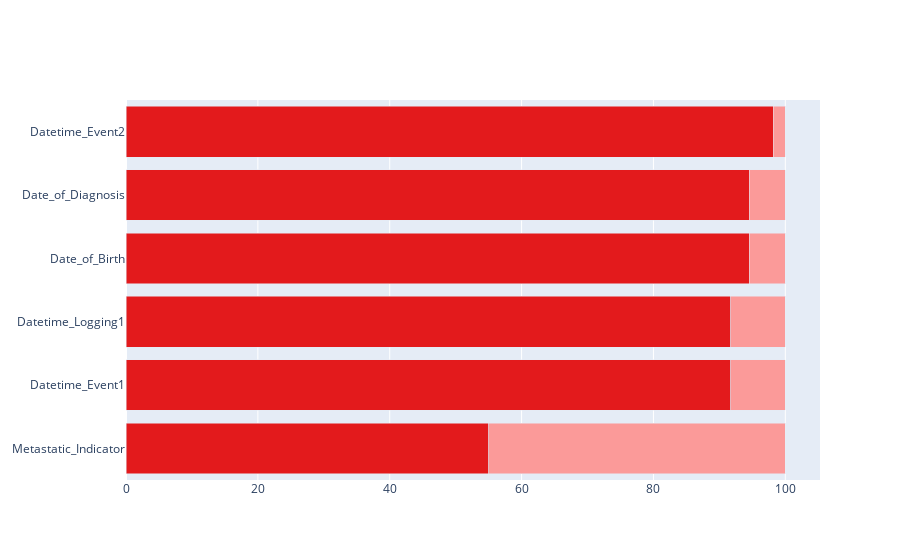

This figure's notebook cell:
### Code cell
BarPlotGenerator(summary_results, "consistency").plot_bar()

### Figure 1 — Plotly figure (JSON) as saved in the notebook; plotly's stock layout.template omitted (floating-point values rounded to 4 significant figures)
{"data": [{"hoverinfo": "name+x", "marker": {"color": ["#e31a1c", "#e31a1c", "#e31a1c", "#e31a1c", "#e31a1c", "#e31a1c"]}, "name": "Good", "orientation": "h", "showlegend": false, "type": "bar", "x": [55.05, 91.74, 91.74, 94.5, 94.5, 98.17], "y": ["Metastatic_Indicator", "Datetime_Event1", "Datetime_Logging1", "Date_of_Birth", "Date_of_Diagnosis", "Datetime_Event2"]}, {"hoverinfo": "name+x", "marker": {"color": ["#fb9a99", "#fb9a99", "#fb9a99", "#fb9a99", "#fb9a99", "#fb9a99"]}, "name": "Bad", "orientation": "h", "showlegend": false, "type": "bar", "x": [44.95, 8.26, 8.26, 5.5, 5.5, 1.83], "y": ["Metastatic_Indicator", "Datetime_Event1", "Datetime_Logging1", "Date_of_Birth", "Date_of_Diagnosis", "Datetime_Event2"]}, {"hoverinfo": "name+x", "marker": {"color": ["#B2C3C6", "#B2C3C6", "#B2C3C6", "#B2C3C6", "#B2C3C6", "#B2C3C6"]}, "name": "NA", "orientation": "h", "showlegend": false, "type": "bar", "x": [0, 0, 0, 0, 0, 0], "y": ["Metastatic_Indicator", "Datetime_Event1", "Datetime_Logging1", "Date_of_Birth", "Date_of_Diagnosis", "Datetime_Event2"]}], "layout": {"barmode": "stack"}}
